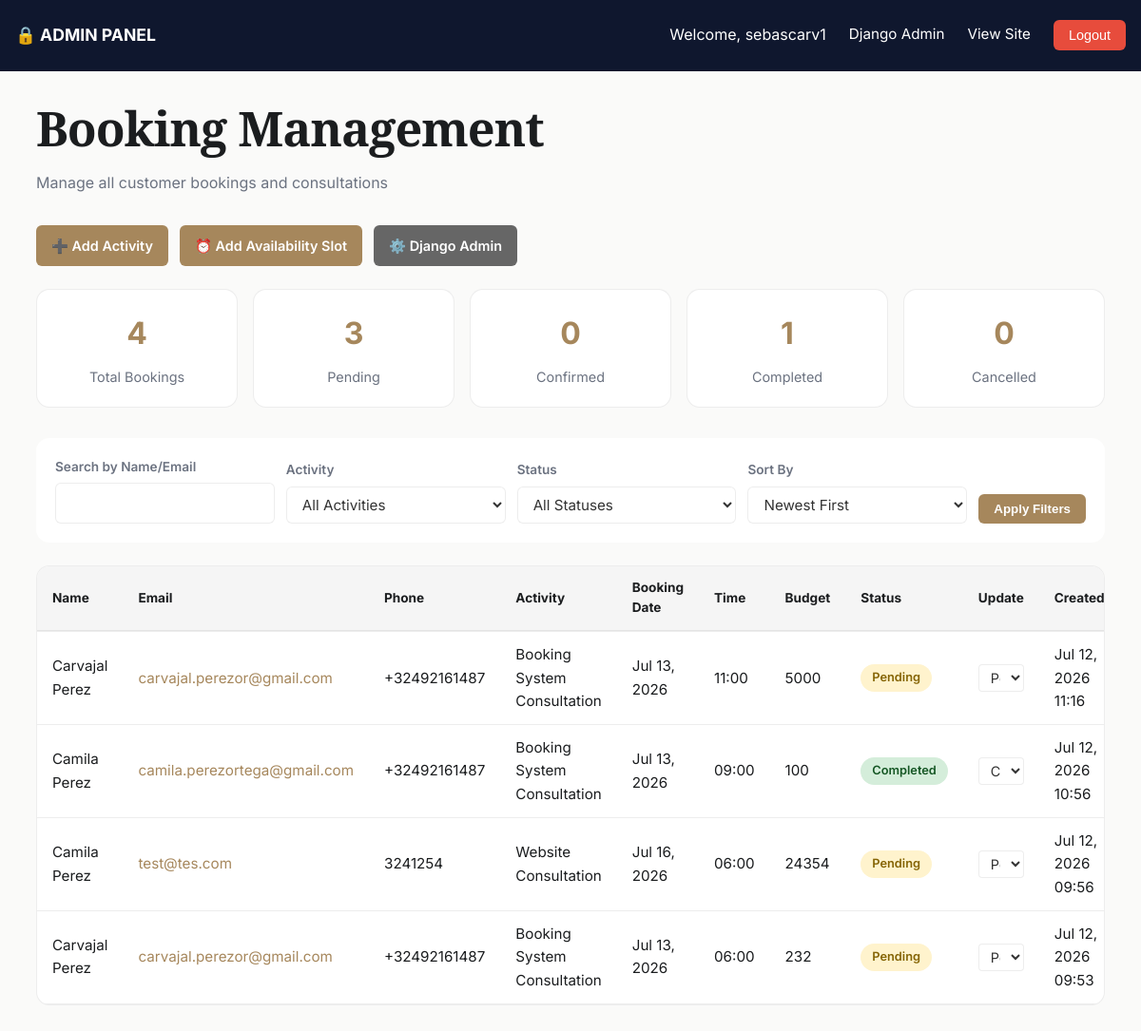
Page /booking/management/ (signed in) on the earlier database version.
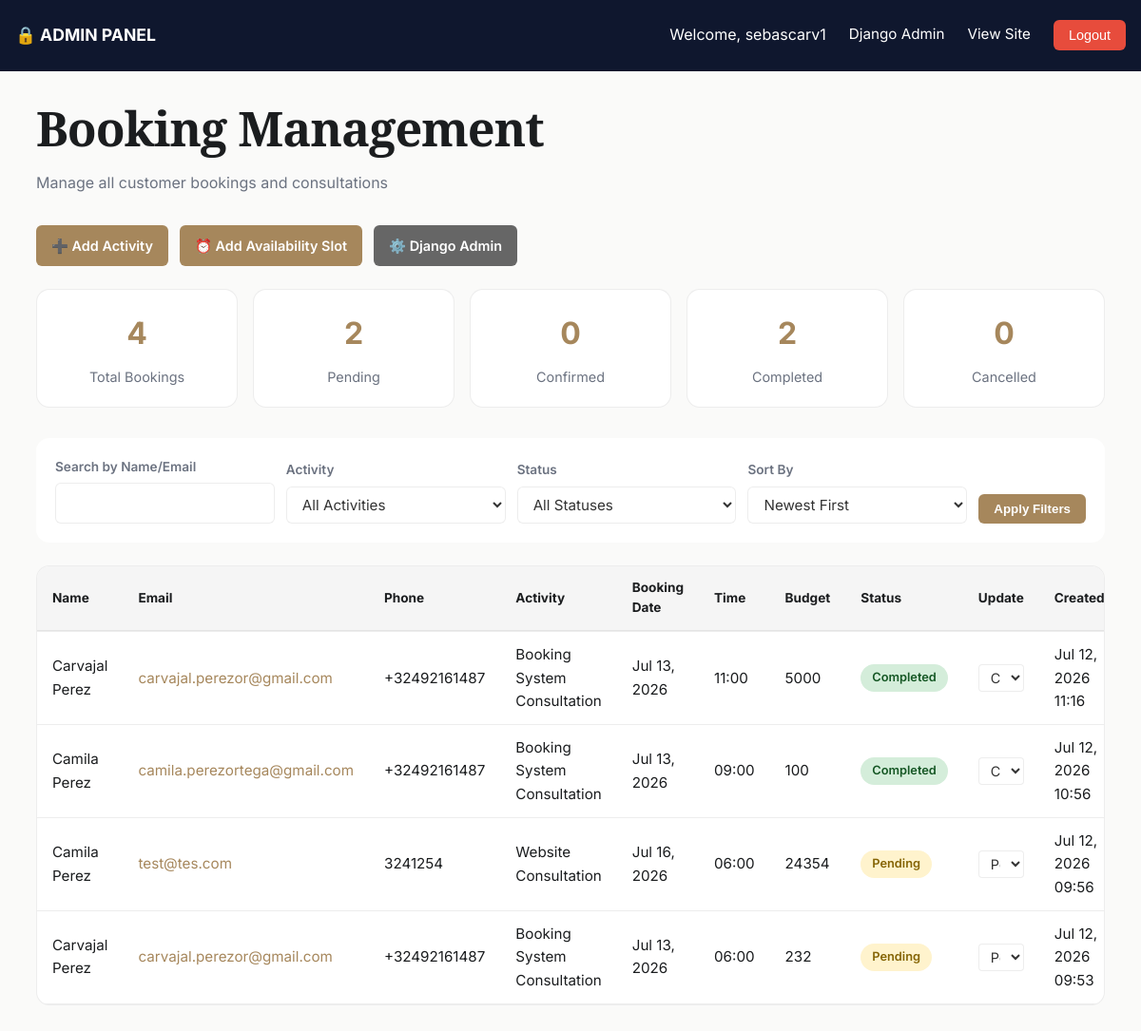
Same page on the later database version.
### booking/models.py (models this page shows, shortened)
class Booking(models.Model):
    STATUS_CHOICES = [
        ("pending", "Pending"),
        ("confirmed", "Confirmed"),
        ("completed", "Completed"),
        ("cancelled", "Cancelled"),
    ]
    activity = models.ForeignKey(Activity, on_delete=models.SET_NULL, null=True)
    full_name = models.CharField(max_length=150)
    email = models.EmailField()
    phone = models.CharField(max_length=20, blank=True)
    booking_date = models.DateField()
    booking_time = models.TimeField()
    budget = models.CharField(max_length=100, blank=True)
    timeline = models.CharField(max_length=100, blank=True)
    project_details = models.TextField()
    status = models.CharField(max_length=20, choices=STATUS_CHOICES, default="pending")
    terms_accepted = models.BooleanField(default=False)
    created_at = models.DateTimeField(auto_now_add=True)
    updated_at = models.DateTimeField(auto_now=True)
    class Meta:
        ordering = ["-created_at"]
        indexes = [
            models.Index(fields=["email", "booking_date"]),
            models.Index(fields=["status"]),
        ]

class Activity(models.Model):
    name = models.CharField(max_length=100, unique=True)
    description = models.TextField(blank=True)
    duration_minutes = models.IntegerField(default=30)
    is_active = models.BooleanField(default=True)
    created_at = models.DateTimeField(auto_now_add=True)
    class Meta:
        verbose_name_plural = "Activities"
        ordering = ["name"]

### booking/views.py (the view)
# urls.py: path("management/", views.booking_management, name="management"),
@login_required(login_url="admin:login")
@user_passes_test(is_admin, login_url="admin:login")
def booking_management(request):
    template_name = "booking/management.html"
    status = request.GET.get("status", "")
    activity_id = request.GET.get("activity", "")
    sort_by = request.GET.get("sort", "-created_at")
    search = request.GET.get("search", "")
    bookings = Booking.objects.all()
    if status:
        bookings = bookings.filter(status=status)
    if activity_id:
        bookings = bookings.filter(activity_id=activity_id)
    if search:
        bookings = bookings.filter(full_name__icontains=search) | bookings.filter(email__icontains=search)
    valid_sorts = ["-created_at", "created_at", "booking_date", "-booking_date", "full_name"]
    if sort_by not in valid_sorts:
        sort_by = "-created_at"
    bookings = bookings.order_by(sort_by)
    total_bookings = Booking.objects.count()
    pending_count = Booking.objects.filter(status="pending").count()
    confirmed_count = Booking.objects.filter(status="confirmed").count()
    completed_count = Booking.objects.filter(status="completed").count()
    cancelled_count = Booking.objects.filter(status="cancelled").count()
    context = {
        "bookings": bookings,
        "activities": Activity.objects.filter(is_active=True),
        "status_choices": Booking.STATUS_CHOICES,
        "stats": {
            "total": total_bookings,
            "pending": pending_count,
            "confirmed": confirmed_count,
            "completed": completed_count,
            "cancelled": cancelled_count,
        },
        "current_status": status,
        "current_activity": activity_id,
        "current_sort": sort_by,
        "search_term": search,
    }
    return render(request, template_name, context)

### booking/views.py (called while the page is built)
def is_admin(user):
    return user.is_staff or user.is_superuser

### templates/booking/management.html (shortened to what the changed rows need)
{% load static %}
<!doctype html>
<html lang="en">
<head>
  <link rel="stylesheet" href="{% static 'css/services.css' %}">
</head>
<body>
  <main class="management-container">
    <div class="wrap">
      <div style="margin-bottom: 32px;">
        <h1 style="margin-bottom: 8px;">Booking Management</h1>
      </div>
      <div class="stats-grid">
        <div class="stat-card">
          <div class="stat-number">{{ stats.pending }}</div>
          <div class="stat-label">Pending</div>
        </div>
        <div class="stat-card">
          <div class="stat-number">{{ stats.completed }}</div>
          <div class="stat-label">Completed</div>
        </div>
      </div>
      {% if bookings %}
        <div class="bookings-table">
          <div class="table-wrapper">
            <table>
              <thead>
                <tr>
                  <th>Name</th>
                  <th>Email</th>
                  <th>Phone</th>
                  <th>Activity</th>
                  <th>Booking Date</th>
                  <th>Time</th>
                  <th>Budget</th>
                  <th>Status</th>
                  <th>Update</th>
                  <th>Created</th>
                </tr>
              </thead>
              <tbody>
                {% for booking in bookings %}
                  <tr>
                    <td>{{ booking.full_name }}</td>
                    <td><a href="mailto:{{ booking.email }}" style="color: var(--brass);">{{ booking.email }}</a></td>
                    <td>{{ booking.phone|default:"-" }}</td>
                    <td>{{ booking.activity.name }}</td>
                    <td>{{ booking.booking_date|date:"M d, Y" }}</td>
                    <td>{{ booking.booking_time|time:"H:i" }}</td>
                    <td>{{ booking.budget|default:"-" }}</td>
                    <td>
                      <span class="status-badge status-{{ booking.status }}">{{ booking.get_status_display }}</span>
                    </td>
                    <td>
                      <select class="status-select" data-booking-id="{{ booking.id }}" onchange="updateBookingStatus({{ booking.id }}, this.value)">
                        {% for value, label in status_choices %}
                          <option value="{{ value }}" {% if booking.status == value %}selected{% endif %}>{{ label }}</option>
                        {% endfor %}
                      </select>
                    </td>
                    <td>{{ booking.created_at|date:"M d, Y H:i" }}</td>
                  </tr>
                {% endfor %}
              </tbody>
            </table>
          </div>
        </div>
      {% else %}
        <div class="empty-state">
          <p>📋 No bookings found matching your filters.</p>
        </div>
      {% endif %}
    </div>
  </main>
</body>
</html>

Differences in the rows shown:
changed Booking "Jul 12, 2026 11:16": status "Pending" → "Completed"; status+id "Pending" → "Completed"
Other differences:
{{ stats.pending }}: "3" → "2"
{{ stats.completed }}: "1" → "2"
